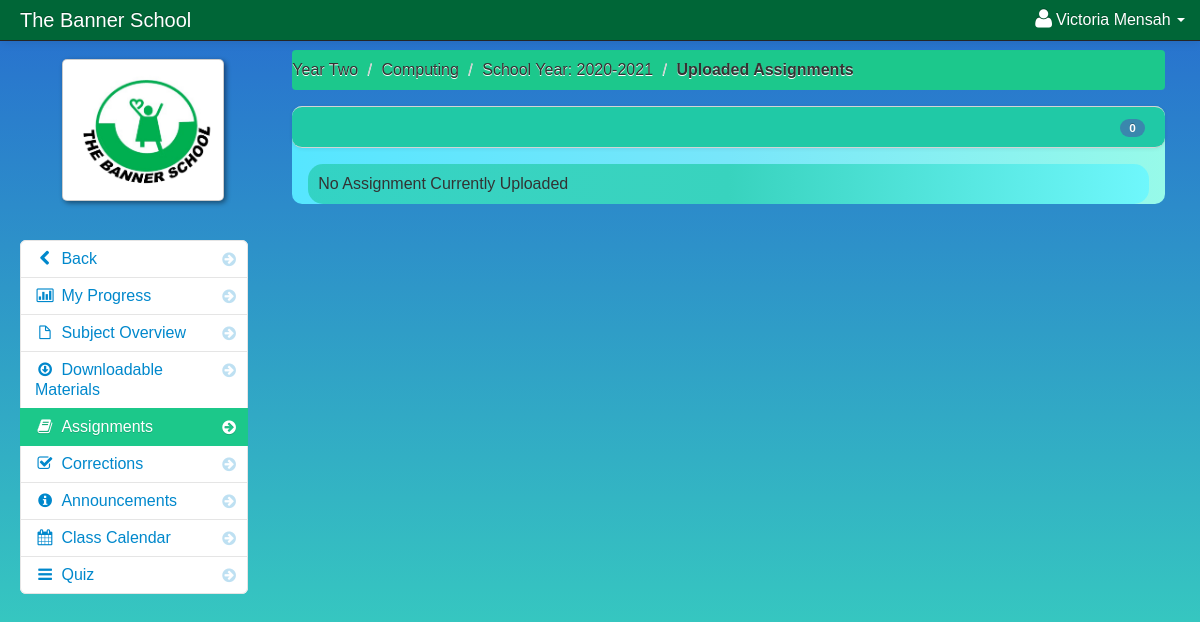
Screenshot of /portal/home/assignment_student.php?id=14 (signed in) with the database file from the repository.
### tables this page shows
CREATE TABLE IF NOT EXISTS `student` (
  `student_id` int(11) NOT NULL AUTO_INCREMENT,
  `firstname` varchar(100) NOT NULL,
  `lastname` varchar(100) NOT NULL,
  `class_id` int(11) NOT NULL,
  `username` varchar(100) NOT NULL,
  `password` varchar(100) NOT NULL,
  `location` varchar(100) NOT NULL,
  `status` varchar(100) NOT NULL,
  `balance` int(11) NOT NULL,
  `stu_status` int(11) NOT NULL,
  `dob` date NOT NULL,
  `gender` varchar(100) NOT NULL,
  PRIMARY KEY (`student_id`)
);

CREATE TABLE IF NOT EXISTS `teacher_class` (
  `teacher_class_id` int(11) NOT NULL AUTO_INCREMENT,
  `teacher_id` int(11) NOT NULL,
  `class_id` int(11) NOT NULL,
  `subject_id` int(11) NOT NULL,
  `thumbnails` varchar(100) NOT NULL,
  `school_year` varchar(100) NOT NULL,
  PRIMARY KEY (`teacher_class_id`)
);

CREATE TABLE IF NOT EXISTS `class` (
  `class_id` int(11) NOT NULL AUTO_INCREMENT,
  `class_name` varchar(100) NOT NULL,
  `teacher_id` int(11) NOT NULL,
  PRIMARY KEY (`class_id`)
);

CREATE TABLE IF NOT EXISTS `subject` (
  `subject_id` int(11) NOT NULL AUTO_INCREMENT,
  `subject_code` varchar(100) NOT NULL,
  `subject_title` varchar(100) NOT NULL,
  `category` varchar(100) NOT NULL,
  `description` longtext NOT NULL,
  `unit` int(11) NOT NULL,
  `Pre_req` varchar(100) NOT NULL,
  `semester` varchar(100) NOT NULL,
  PRIMARY KEY (`subject_id`)
);

### portal/home/session.php (called while the page is built, shortened)
<?php
$session_id=$_SESSION['id'];
?>

### portal/home/assignment_student.php (the view, shortened to what this page needs)
<?php include('session.php'); ?>
<?php include('header_dashboard.php'); ?>
<?php $get_id = $_GET['id']; ?>
    <body>
		<?php include('navbar_student.php'); ?>
        <div class="container-fluid">
            <div class="row-fluid">
				<?php include('assignment_link_student.php'); ?>
                <div class="span9" id="content">
                     <div class="row-fluid">
										<?php $class_query = mysql_query("select * from teacher_class
										LEFT JOIN class ON class.class_id = teacher_class.class_id
										LEFT JOIN subject ON subject.subject_id = teacher_class.subject_id
										where teacher_class_id = '$get_id'")or die(mysql_error());
										$class_row = mysql_fetch_array($class_query);
										?>
					     <ul class="breadcrumb">
							<li><a href="#"><?php echo $class_row['class_name']; ?></a> <span class="divider">/</span></li>
							<li><a href="#"><?php echo $class_row['subject_code']; ?></a> <span class="divider">/</span></li>
							<li><a href="#">School Year: <?php echo $class_row['school_year']; ?></a> <span class="divider">/</span></li>
							<li><a href="#"><b>Uploaded Assignments</b></a></li>
						</ul>
                        <div id="block_bg" class="block">
                            <div class="navbar navbar-inner block-header">
								<?php $query = mysql_query("select * FROM assignment where class_id = '$get_id'  order by fdatein DESC")or die(mysql_error());
									  $count  = mysql_num_rows($query);
								?>
                                <div id="" class="muted pull-right"><span class="badge badge-info"><?php echo $count; ?></span></div>
                            </div>
                            <div class="block-content collapse in">
                                <div class="span12">
								<?php
									$query = mysql_query("select * FROM assignment where class_id = '$get_id'  order by fdatein DESC")or die(mysql_error());
									$count = mysql_num_rows($query);
									if ($count == '0'){?>
									<div class="alert-header">No Assignment Currently Uploaded</div>
						 <?php } ?>
                                </div>
                            </div>
                        </div>
                    </div>
                </div>
            </div>
        </div>
		<?php include('script.php'); ?>
    </body>
</html>

### portal/home/navbar_student.php (shortened to what this page needs)
<?php include('session.php'); ?>
<div class="navbar navbar-fixed-top navbar-inverse">
        <div class="navbar-inner">
            <div class="container-fluid">
                <a class="brand" href="#">The Banner School</a>
					<div class="nav-collapse collapse">
						<ul class="nav pull-right">
							<?php $query= mysql_query("select * from student where student_id = '$session_id'")or die(mysql_error());
									$row = mysql_fetch_array($query);
							?>
							<li class="dropdown">
								<a href="#" role="button" class="dropdown-toggle" data-toggle="dropdown"> <i class="icon-user icon-large"></i><?php echo $row['firstname']." ".$row['lastname'];  ?> <i class="caret"></i></a>
							</li>
						</ul>
					</div>
            </div>
        </div>
</div>

### portal/home/assignment_link_student.php (shortened to what this page needs)
<div class="span3" id="sidebar">
	<img id="avatar" src="../admin/<?php echo $row['location']; ?>" class="img-polaroid">
		<ul class="nav nav-list bs-docs-sidenav nav-collapse collapse">
				<li class=""><a href="dashboard_student.php"><i class="icon-chevron-right"></i><i class="icon-chevron-left"></i>&nbsp;Back</a></li>
				<li class=""><a href="progress.php<?php echo '?id='.$get_id; ?>"><i class="icon-chevron-right"></i><i class="icon-bar-chart"></i>&nbsp;My Progress</a></li>
				<li class=""><a href="subject_overview_student.php<?php echo '?id='.$get_id; ?>"><i class="icon-chevron-right"></i><i class="icon-file"></i>&nbsp;Subject Overview</a></li>
				<li class=""><a href="downloadable_student.php<?php echo '?id='.$get_id; ?>"><i class="icon-chevron-right"></i><i class="icon-download"></i>&nbsp;Downloadable Materials</a></li>
				<li class="active"><a href="assignment_student.php<?php echo '?id='.$get_id; ?>"><i class="icon-chevron-right"></i><i class="icon-book"></i>&nbsp;Assignments</a></li>
				<li class=""><a href="correction_student.php<?php echo '?id='.$get_id; ?>"><i class="icon-chevron-right"></i><i class="icon-check"></i>&nbsp;Corrections</a></li>
				<li class=""><a href="announcements_student.php<?php echo '?id='.$get_id; ?>"><i class="icon-chevron-right"></i><i class="icon-info-sign"></i>&nbsp;Announcements</a></li>
				<li class=""><a href="class_calendar_student.php<?php echo '?id='.$get_id; ?>"><i class="icon-chevron-right"></i><i class="icon-calendar"></i>&nbsp;Class Calendar</a></li>
				<li class=""><a href="quizlogstudent.php"><i class="icon-chevron-right"></i><i class="icon-reorder"></i>&nbsp;Quiz</a></li>
		</ul>
</div>

### portal/admin/assets/styles.css (style rules this page uses)
body { padding-top: 50px; padding-bottom: 500px; background: linear-gradient(to top, #32be32 -50%, #38d3be, #224fd4 120%); background-repeat: repeat; }
.alert-header { background-image: linear-gradient(to left, #6ff7fc, #38d3be, #20c9a6a8); padding: 10px; border-radius: 15px; }
#content { margin-left: 0px; padding-right: 5px; }
.breadcrumb { margin: 0 0 0px; padding: 10px 0px; background-color: #1CC88C; }
.block { background-image: linear-gradient(to left, #97fae9, #78e6fa, #56e6ff); border-radius: 10px 10px 10px 10px; margin: 1em 0em; border-top: none; -webkit-box-shadow: 2px 2px 5px #0005a9(0, 0, 6, 0.75); -moz-box-shadow: 2px 2px 5px #0005a9(0, 0, 6, 0.75); box-shadow: 2px 2px 5px #0005a9(0, 0, 6, 0.75); }
.block-content { margin: 1em; min-height: .25em; -webkit-box-shadow: 2px 2px 5px #0005a9(0, 0, 6, 0.75); -moz-box-shadow: 2px 2px 5px #0005a9(0, 0, 6, 0.75); box-shadow: 2px 2px 5px #0005a9(0, 0, 6, 0.75); }
.block-header { margin-bottom: 0px; border-right: none; border-left: none; -webkit-border-radius: 0px; -moz-border-radius: 0px; border-radius: 10px 10px 10px 10px; background-color: #20c9a6; }
.block-header div { padding-top: 10px; }
.bs-docs-sidenav { max-width: 228px; margin: 30px 0 0; padding: 0; background-color: #fff; -webkit-border-radius: 6px; -moz-border-radius: 6px; border-radius: 6px; -webkit-box-shadow: 0 1px 4px #0005a9(0, 0, 0, .065); -moz-box-shadow: 0 1px 4px #0005a9(0, 0, 0, .065); box-shadow: 0 1px 4px #0005a9(0, 0, 0, .065); }
.bs-docs-sidenav>li>a { display: block; width: 190px \9; margin: 0 0 -1px; padding: 8px 14px; border: 1px solid #e5e5e5; }
.bs-docs-sidenav>li:first-child>a { -webkit-border-radius: 6px 6px 0 0; -moz-border-radius: 6px 6px 0 0; border-radius: 6px 6px 0 0; }
.bs-docs-sidenav>li:last-child>a { -webkit-border-radius: 0 0 6px 6px; -moz-border-radius: 0 0 6px 6px; border-radius: 0 0 6px 6px; }
.bs-docs-sidenav>.active>a { position: relative; z-index: 2; padding: 9px 15px; border: 0; text-shadow: 0 1px 0 rgba(0, 0, 0, .15); -webkit-box-shadow: inset 1px 0 0 rgba(0, 0, 0, .1), inset -1px 0 0 #0005a9(0, 0, 0, .1); -moz-box-shadow: inset 1px 0 0 rgba(0, 0, 0, .1), inset -1px 0 0 #0005a9(0, 0, 0, .1); box-shadow: inset 1px 0 0 rgba(0, 0, 0, .1), inset -1px 0 0 #0005a9(0, 0, 0, .1); }
.bs-docs-sidenav .icon-chevron-right { float: right; margin-top: 2px; margin-right: -6px; opacity: .25; }
.bs-docs-sidenav .active .icon-chevron-right, .bs-docs-sidenav .active a:hover .icon-chevron-right { opacity: 1; }

### rows the page displays
student: firstname "Victoria", lastname "Mensah", location (picture)
teacher_class: class.class_name "Year Two", subject.subject_code "Computing", school_year "2020-2021"

### other values shown
$count "0"
